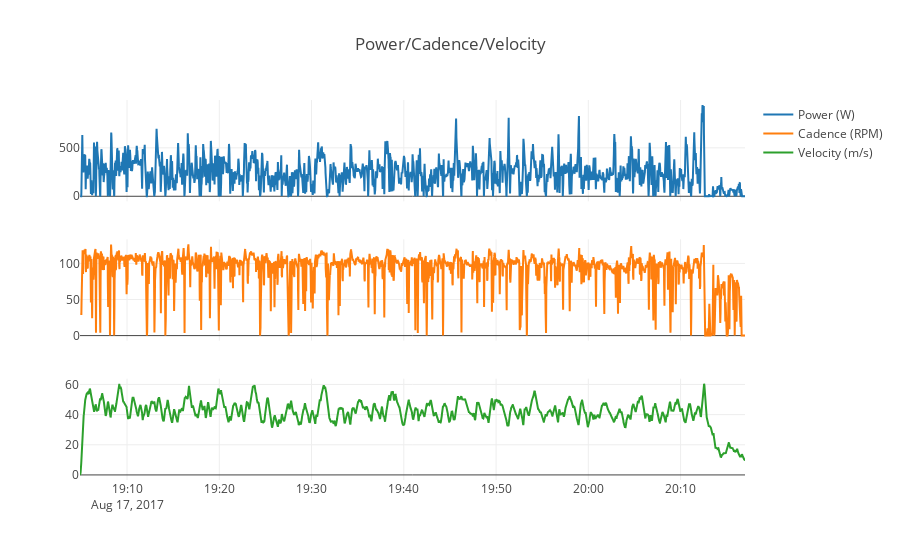

Notebook code for this chart:
### Markdown cell above
### Plot basic data

### Code cell
power_trace = go.Scatter(x=df.index, y=df['Power_Smooth'], name='Power (W)')
cadence_trace = go.Scatter(x=df.index, y=df['Cadence_Smooth'], name='Cadence (RPM)')
distance_trace = go.Scatter(x=df.index, y=df['Velocity'], name='Velocity (m/s)')

fig = tools.make_subplots(rows=3, cols=1, shared_xaxes=True, print_grid=False)
fig.append_trace(power_trace, 1, 1)
fig.append_trace(cadence_trace, 2, 1)
fig.append_trace(distance_trace, 3, 1)
fig['layout']['title'] = 'Power/Cadence/Velocity'
iplot(fig)

### Figure 1 — Plotly figure (JSON) as saved in the notebook; plotly's stock layout.template omitted (floating-point values rounded to 4 significant figures; data arrays with more than 128 entries replaced by an {"elided": "..."} marker saying what was removed)
{"data": [{"name": "Power (W)", "type": "scatter", "x": {"elided": "4326 str values"}, "xaxis": "x1", "y": {"elided": "4326 float values"}, "yaxis": "y1"}, {"name": "Cadence (RPM)", "type": "scatter", "x": {"elided": "4326 str values"}, "xaxis": "x1", "y": {"elided": "4326 float values"}, "yaxis": "y2"}, {"name": "Velocity (m/s)", "type": "scatter", "x": {"elided": "4326 str values"}, "xaxis": "x1", "y": {"elided": "4326 float values"}, "yaxis": "y3"}], "layout": {"title": "Power/Cadence/Velocity", "xaxis1": {"anchor": "y3", "domain": [0, 1]}, "yaxis1": {"anchor": "free", "domain": [0.7333, 1], "position": 0}, "yaxis2": {"anchor": "free", "domain": [0.3667, 0.6333], "position": 0}, "yaxis3": {"anchor": "x1", "domain": [0, 0.2667]}}}
